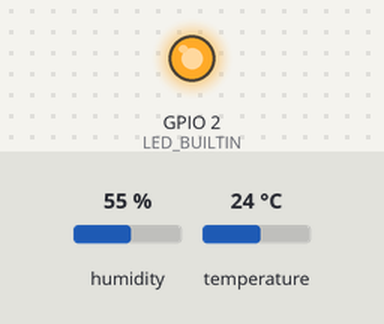
A sketch run on a simulated ESP8266 (NodeMCU). Shown: output pins drawn as LEDs (lit = HIGH, except the on-board LED, lit = LOW). The inputs (shaded band) are chosen by the test bench; at power-on: humidity 55 %, temperature 24 °C.

Above: at 2.7 s.
2.8 s: humidity set to 74 %
5.7 s: humidity set to 77 %
At 6.9 s:
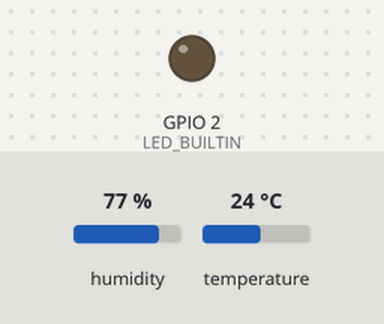
11.9 s: humidity set to 22 %
At 12.7 s:
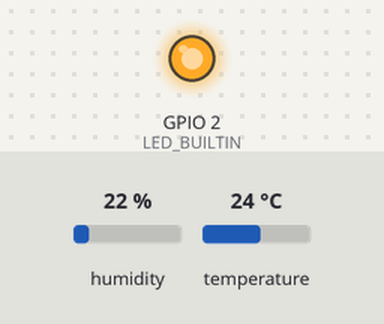
14.7 s: humidity set to 88 %
At 17.4 s:
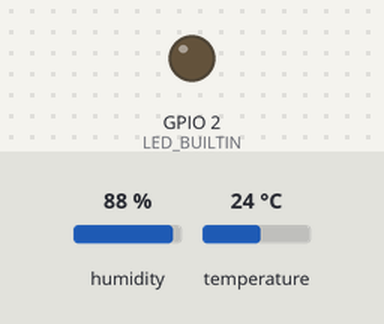
Timing chart, 0 to 21.9 s (numbered marks = the images above; inputs shaded):
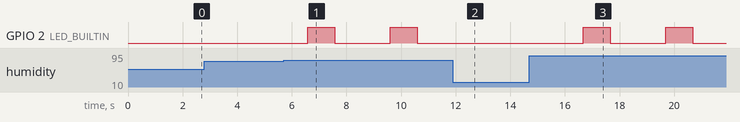

The sketch:

caynee_dht_cloud.ino
```cpp
// This example shows how to connect to Cayenne using an ESP8266 and send/receive sample data.
// Make sure you install the ESP8266 Board Package via the Arduino IDE Board Manager and select the correct ESP8266 board before compiling.

//#define CAYENNE_DEBUG
#define CAYENNE_PRINT Serial
#include <CayenneMQTTESP8266.h>
#include "DHT.h"

#define DHTPIN 5     // GPIO5 - D1 - Nodemcu
#define DHTTYPE DHT11
DHT dht(DHTPIN, DHTTYPE);
// WiFi network info.
char ssid[] = "Quality Thought 605B";
char wifiPassword[] = "roundtable";

// Cayenne authentication info. This should be obtained from the Cayenne Dashboard.
char username[] = "6fff5240-f05c-11e6-a971-4db18559717d";
char password[] = "4a5495303e20c8e904dab1862802bb32990cd994";
char clientID[] = "c9f5f4c0-6571-11e9-933e-cf08617625ed";

//unsigned long lastMillis = 0;

void setup() {
  // DO WIFI CONNECTIVITY

  // CLOUD CONNECTITY


	Serial.begin(9600);
 pinMode(LED_BUILTIN, OUTPUT);
 dht.begin();
	Cayenne.begin(username, password, clientID, ssid, wifiPassword);
  // Connect to WIFI
  // Connect to Cayenne Server
  // Transmit the data
}

void loop() {
	Cayenne.loop();

    // READ DATA FROM SENSORS
     // Reading temperature or humidity takes about 250 milliseconds!
  // Sensor readings may also be up to 2 seconds 'old' (its a very slow sensor)
  float h = dht.readHumidity();
  // Read temperature as Celsius (the default)
  float t = dht.readTemperature();
  // Read temperature as Fahrenheit (isFahrenheit = true)
  float f = dht.readTemperature(true);

  // CONTROL A FAN


  // Check if any reads failed and exit early (to try again).
  if (isnan(h) || isnan(t) || isnan(f)) {
    Serial.println("Failed to read from DHT sensor!");
    dht.begin();
    h = dht.readHumidity();
    t = dht.readTemperature();
    f = dht.readTemperature(true);

    return;
  }


  if(h>75){
    // write a control logic to turn on a fan or any device
    digitalWrite(LED_BUILTIN,HIGH); // turn on device
    delay(1000);
    digitalWrite(LED_BUILTIN,LOW);
    delay(1000);

    }else if(h<75){
            digitalWrite(LED_BUILTIN,LOW);

      }else{
        // do nothing

        }


	//Publish data every 10 seconds (10000 milliseconds). Change this value to publish at a different interval.
	//if (millis() - lastMillis > 10000) {
	//	lastMillis = millis();
		//Write data to Cayenne here. This example just sends the current uptime in milliseconds.

   // UPLOAD SECTION

		Cayenne.virtualWrite(0, h);
    Cayenne.virtualWrite(1, t);
    Cayenne.virtualWrite(2, f);
		//Some examples of other functions you can use to send data.
		//Cayenne.celsiusWrite(1, 22.0);
		//Cayenne.luxWrite(2, 700);
		//Cayenne.virtualWrite(3, 50, TYPE_PROXIMITY, UNIT_CENTIMETER);
	//}
}

//Default function for processing actuator commands from the Cayenne Dashboard.
//You can also use functions for specific channels, e.g CAYENNE_IN(1) for channel 1 commands.
CAYENNE_IN_DEFAULT()
{
	CAYENNE_LOG("CAYENNE_IN_DEFAULT(%u) - %s, %s", request.channel, getValue.getId(), getValue.asString());
	//Process message here. If there is an error set an error message using getValue.setError(), e.g getValue.setError("Error message");
}
```

Measured:
- the behaviour switches between 75 and 76 % on humidity (found by bisection; images 0 and 1)
- after the input at 2.8 s, every drawn part: stays the same
- after the input at 5.7 s, GPIO 2 (LED_BUILTIN): alternates HIGH for 1.0 s and LOW for 2.0 s, starting after 0.87 s
- after the input at 11.9 s, GPIO 2 (LED_BUILTIN): stays LOW (without the input it goes to HIGH after 0.72 s)
- after the input at 14.7 s, GPIO 2 (LED_BUILTIN): alternates HIGH for 1.0 s and LOW for 2.0 s, starting after 2.0 s
